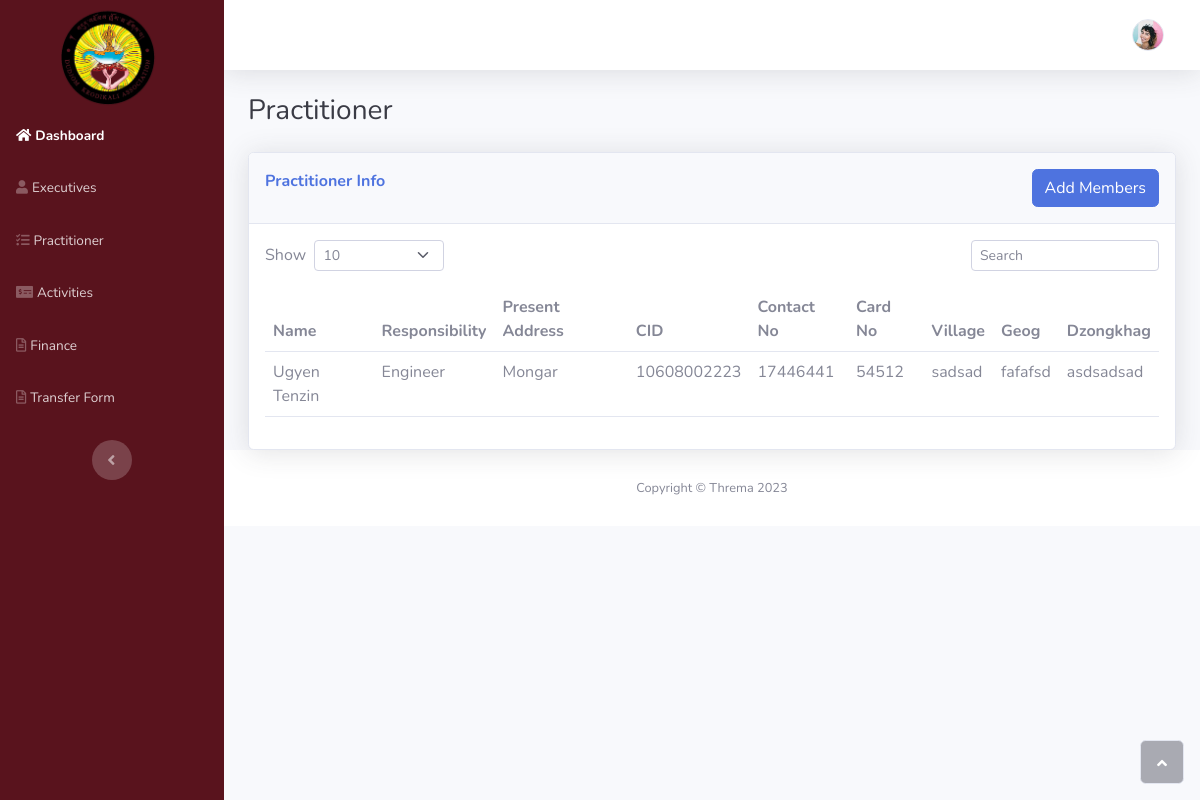
Page /practitioner/ on the committed database.
### base/models.py (models this page shows, shortened)
class Practitioner(AbstractBaseUser):
    cid = models.CharField(max_length=11, unique=True, validators=[MinLengthValidator(11)])
    name = models.CharField(max_length=255)
    responsibility = models.CharField(max_length=255)
    present_address = models.CharField(max_length=255)
    contact_no = models.CharField(max_length=8, validators=[MinLengthValidator(8)])
    card_no = models.CharField(max_length=255)
    village = models.CharField(max_length=255)
    geog = models.CharField(max_length=255)
    dzongkhag = models.CharField(max_length=255)
    is_active = models.BooleanField(default=True)
    USERNAME_FIELD = 'cid'
    REQUIRED_FIELDS = ['name']

### base/views.py (the view)
# urls.py: path('practitioner/', views.practitioner, name='practitioner'),
def practitioner(request):
    member = Practitioner.objects.all().values()
    context = {
        'Practitioner': member
    }
    return render(request, 'base/practitioner.html', context)

### base/templates/base/practitioner.html (shortened to what this page needs)
{% extends 'main.html' %}
{% block content %}
                <div class="container-fluid">
                    <h3 class="text-dark mb-4">Practitioner</h3>
                    <div class="card shadow">
                        <div class="card-header py-3 d-flex justify-content-between">
                            <p class="text-primary m-0 fw-bold">Practitioner Info</p>
<button type="button" class="btn btn-primary" data-toggle="modal" data-target="#addMemberModal">Add Members</button>
                        </div>
                        <div class="card-body">
                            <div class="row">
                                <div class="col-md-6 text-nowrap">
                                    <div id="dataTable_length" class="dataTables_length" aria-controls="dataTable">
                                        <label class="form-label">Show&nbsp;
                                            <select class="d-inline-block form-select form-select-sm" onchange="changePageSize(this.value)">
                                                <option value="10" {% if page_size == 10 %}selected{% endif %}>10</option>
                                            </select>
                                        &nbsp;</label>
                                    </div>
                                </div>
                                <div class="col-md-6">
                                    <div class="text-md-end dataTables_filter" id="dataTable_filter">
                                        <label class="form-label">
                                            <input type="text" id="searchInput" class="form-control form-control-sm" aria-controls="dataTable" placeholder="Search" onkeyup="searchTable()">
                                        </label>
                                    </div>
                                </div>
                            </div>
                            <div class="table-responsive table mt-2" id="dataTable" role="grid" aria-describedby="dataTable_info">
                                <table class="table my-0" id="dataTable">
                                    <thead>
                                        <tr>
                                            <th>Name</th>
                                            <th>Responsibility</th>
                                            <th>Present Address</th>
                                            <th>CID</th>
                                            <th>Contact No</th>
                                            <th>Card No</th>
                                            <th>Village</th>
                                            <th>Geog</th>
                                            <th>Dzongkhag</th>
                                        </tr>
                                    </thead>
                                    <tbody>
                                        {% for member in Practitioner %}
                                        <tr>
                                            <td>{{ member.name }}</td>
                                            <td>{{ member.responsibility }}</td>
                                            <td>{{ member.present_address }}</td>
                                            <td>{{ member.cid }}</td>
                                            <td>{{ member.contact_no }}</td>
                                            <td>{{ member.card_no }}</td>
                                            <td>{{ member.village }}</td>
                                            <td>{{ member.geog }}</td>
                                            <td>{{ member.dzongkhag }}</td>
                                        </tr>
                                        {% endfor %}
                                    </tbody>
                                </table>
                            </div>
                        </div>
                    </div>
                </div>
        {% endblock %}

### static/css/untitled.css (style rules this page uses)
body { background-image: url("../../assets/img/rectangle-150.svg"); }

### rows in the picture
Practitioner: name "Ugyen Tenzin", responsibility "Engineer", present_address "Mongar", cid "10608002223", contact_no "17446441", card_no "54512", village "sadsad", geog "fafafsd", dzongkhag "asdsadsad"
